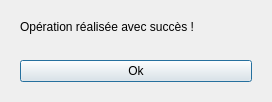
<?xml version="1.0" encoding="UTF-8"?>
<ui version="4.0">
 <class>Dialog</class>
 <widget class="QDialog" name="Dialog">
  <property name="geometry">
   <rect>
    <x>0</x>
    <y>0</y>
    <width>272</width>
    <height>102</height>
   </rect>
  </property>
  <property name="windowTitle">
   <string>Dialog</string>
  </property>
  <layout class="QHBoxLayout" name="horizontalLayout">
   <item>
    <widget class="QWidget" name="widget" native="true">
     <layout class="QVBoxLayout" name="verticalLayout">
      <item>
       <widget class="QLabel" name="label">
        <property name="text">
         <string>Opération réalisée avec succès !</string>
        </property>
       </widget>
      </item>
      <item>
       <spacer name="verticalSpacer">
        <property name="orientation">
         <enum>Qt::Vertical</enum>
        </property>
        <property name="sizeHint" stdset="0">
         <size>
          <width>20</width>
          <height>40</height>
         </size>
        </property>
       </spacer>
      </item>
      <item>
       <widget class="QPushButton" name="pushButton">
        <property name="text">
         <string>Ok</string>
        </property>
       </widget>
      </item>
     </layout>
    </widget>
   </item>
  </layout>
 </widget>
 <resources/>
 <connections/>
</ui>
